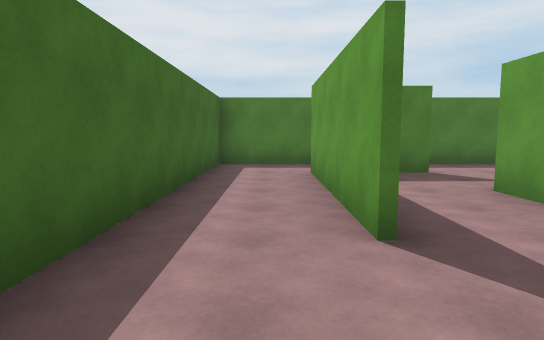
view 1 (above)

24 first-person views from a walk through a 3-D level made in the Unity game engine. The camera is 1.4 m above the floor, tilts 6° down and sees 75° across. The floor is counted in squares, 2 m on a side. Each view is taken from the middle of a square. On the plan, view 1 faces up. The plan holds only what a view shows up to about 11 squares ahead; the rest is blank. The player is left out.

view 2
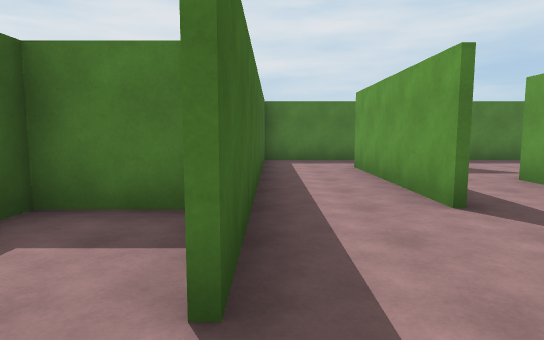

view 3
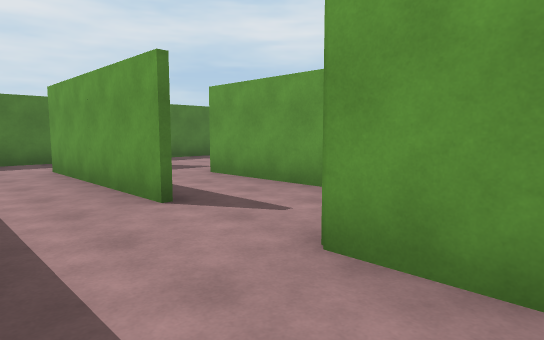

view 4
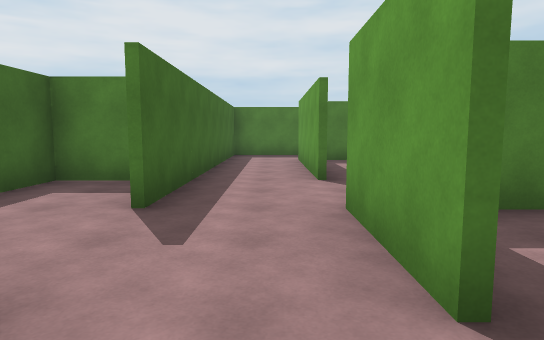

view 5
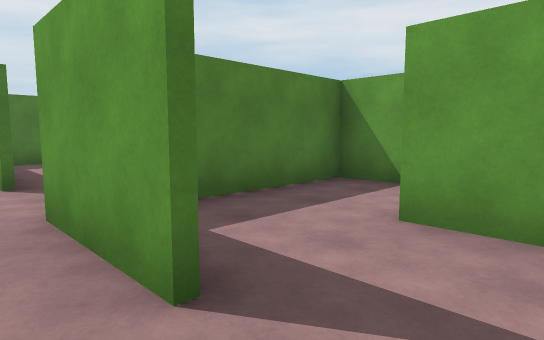

view 6
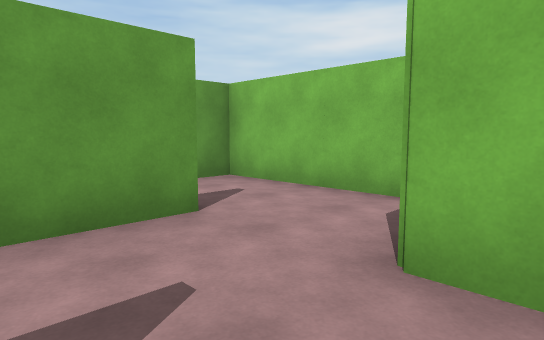

view 7
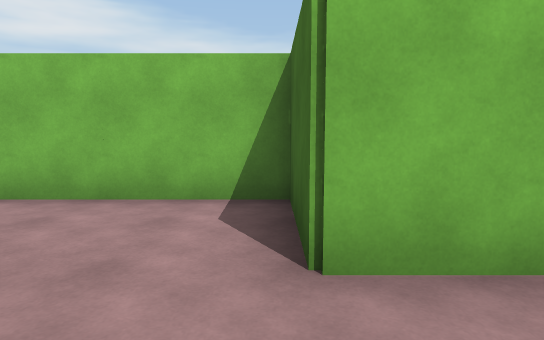

view 8
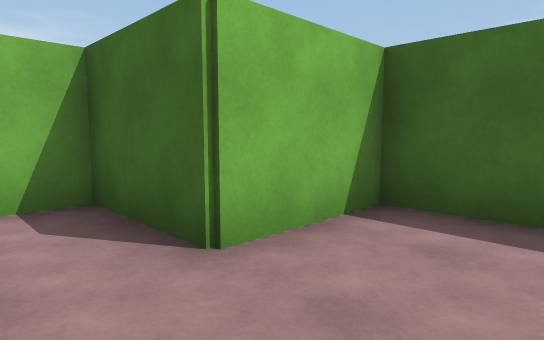

view 9
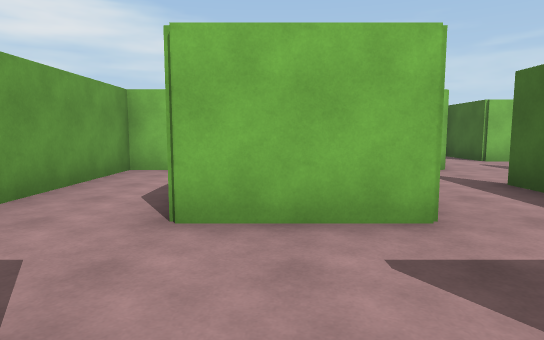

view 10
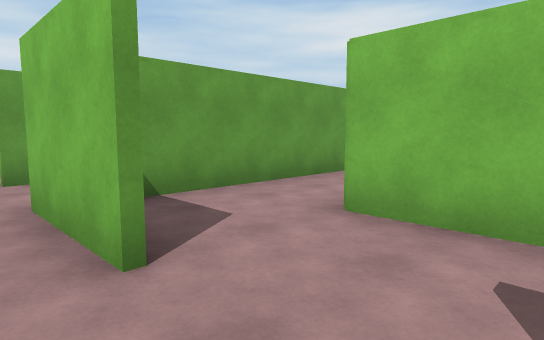

view 11
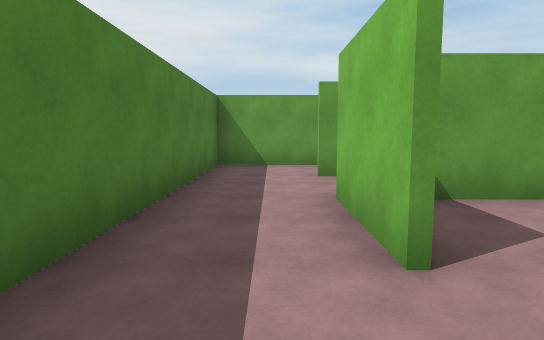

view 12
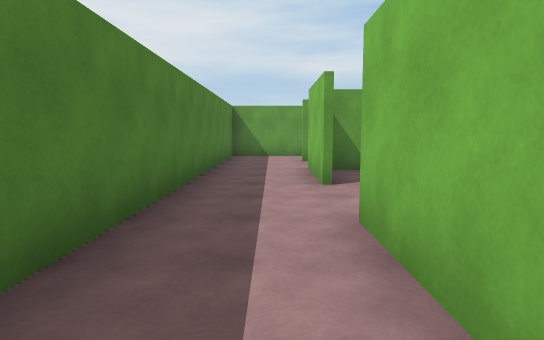

view 13
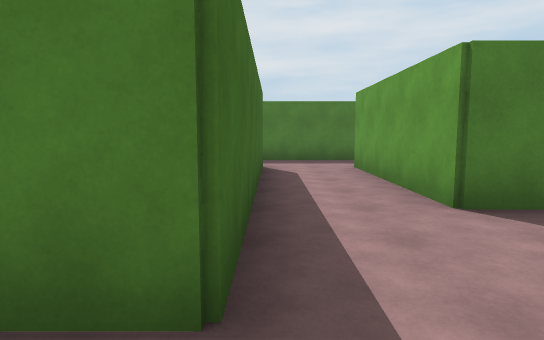

view 14
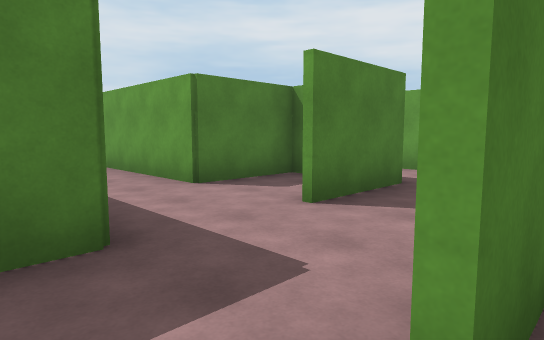

view 15
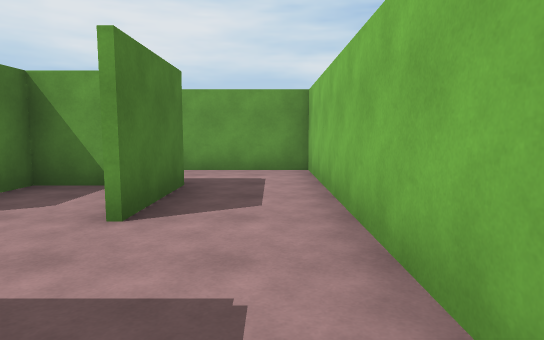

view 16
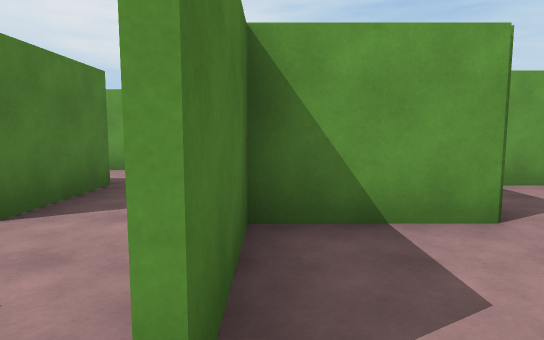

view 17
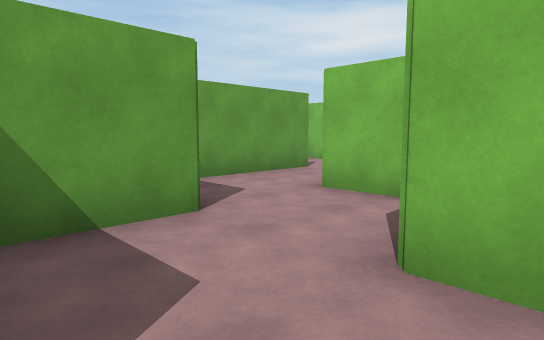

view 18
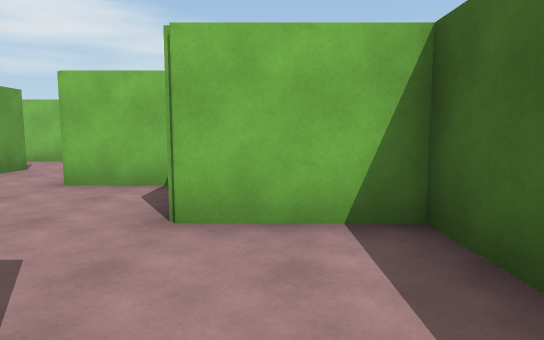

view 19
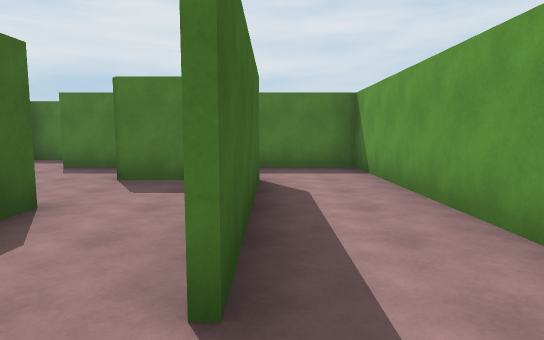

view 20
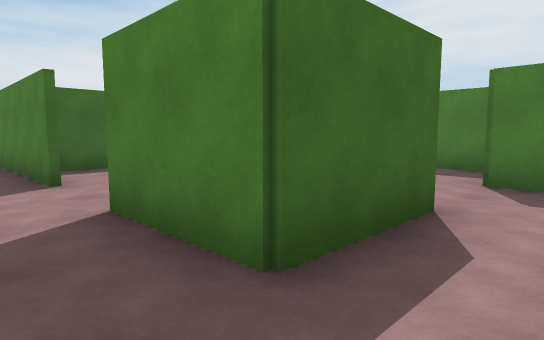

view 21
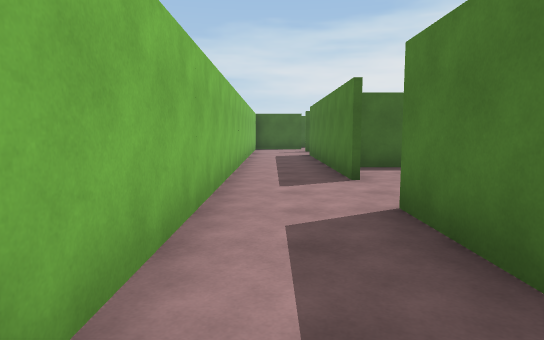

view 22
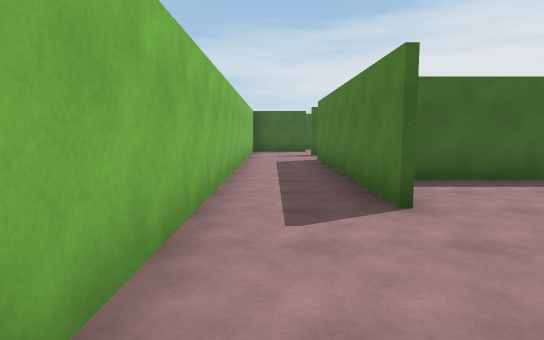

view 23
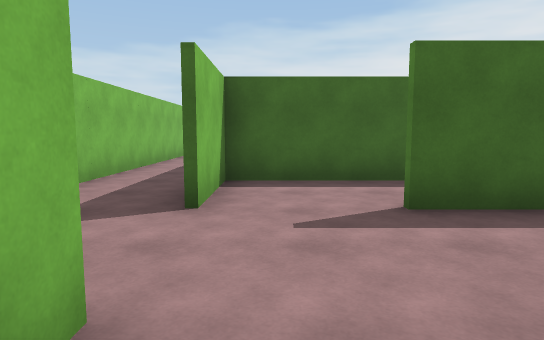

view 24
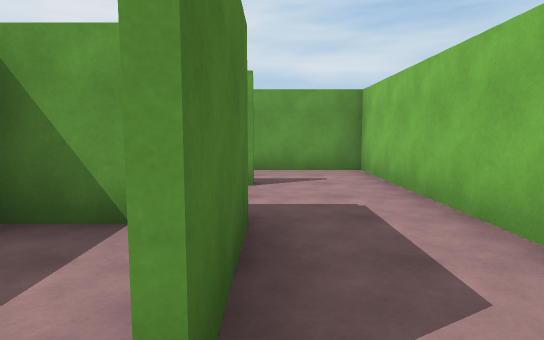

### Floor plan
Points are (right, up) in squares from view 1. A wall is a line through its corners. A room is listed if a view was taken in it or the views show most of it. See-through windows are left out.
Room 1 (views 1, 2, 3, 6, 7, 8, 12)
walls: (0.7, 2.1) (0.7, 6.3) (2.7, 6.3); (-1.8, 2.2) (-3.2, 2.2) (-3.2, -1.7) (-1.2, -1.7); (0.7, -0.5) (0.7, 0.4); (2.5, 8.2) (-1.2, 8.2) (-1.2, 0.2)
ways out: opening at (0, -1) to room 2; opening at (1.5, 7) to room 3; opening at (1, 1.5) to room 12
Room 2 (views 4, 5)
walls: (0.7, -1.9) (0.7, -0.5); (-1.2, -1.7) (-1.2, -3.7) (2.7, -3.7) (2.7, -1.8)
ways out: opening at (0, -1) to room 1; opening at (3, -1) to room 7
Room 3 (views 9, 10, 11)
walls: (4.6, 6.3) (6.7, 6.3); (8.5, 8.2) (2.5, 8.2)
ways out: opening at (1.5, 7) to room 1; opening at (8, 6) to room 10; opening at (3.5, 6) to room 11; opening at (9, 7) to room 17
Room 4 (views 13, 15, 18)
walls: (6.8, 0.2) (5, 0.2)
ways out: opening at (6, -2) to room 5; opening at (7, -1) to room 9
Room 5 (views 14, 16, 17)
walls: (4.8, -2.5) (4.8, -3.7) (6.9, -3.7)
ways out: opening at (6, -2) to room 4; opening at (7, -3) to room 15
Room 6 (views 19, 20, 21, 22, 24)
walls: (4.9, -7.8) (-1.3, -7.8); (8.8, -5.7) (8.8, -7.8) (6.7, -7.8); (10.7, -7.9) (10.7, -5); (-1.5, -9.7) (11.4, -9.7)
ways out: opening at (5.5, -8) to room 7; opening at (11, -8.5) to room 8; opening at (10, -6.5) to room 13; opening at (-1, -9)
Room 7 (view 23)
walls: (4.8, -4.5) (4.8, -5.8); (2.8, -5) (2.8, -7.7) (4.7, -7.7); (6.7, -7.7) (7.2, -7.7); (4.7, -0.9) (4.7, 0.2); (8.7, -7) (8.7, -5.9); (5, 0.2) (2, 0.2)
ways out: opening at (3, -1) to room 2; opening at (5.5, -8) to room 6
Room 8 (no view inside)
walls: (10.8, -3.8) (10.8, -7.8); (12.7, -1.8) (10.7, -1.8); (11.4, -9.7) (12.7, -9.7) (12.7, -2.1)
ways out: opening at (11, -8.5) to room 6
Room 9 (no view inside)
walls: (10.9, 0.2) (8.7, 0.2); (12.7, -2.1) (12.7, 1.1); (6.7, -1.7) (12.6, -1.7)
ways out: opening at (7, -1) to room 4; opening at (8, 0) to room 10
Room 10 (no view inside)
walls: (6.8, 5.9) (6.8, 0.2); (10.7, 1.1) (10.7, 2.2) (8.7, 2.2) (8.7, 6.2)
ways out: opening at (8, 6) to room 3; opening at (8, 0) to room 9
Room 11 (no view inside)
walls: (2.7, 4.3) (4.9, 4.3); (2.9, 6.2) (1.4, 6.2)
ways out: opening at (3.5, 6) to room 3; opening at (2, 3.5) to room 12; opening at (5, 5) to room 16
Room 12 (no view inside)
walls: (0.8, 2.9) (0.8, 2.2); (2.7, 1.8) (2.7, 4.3)
ways out: opening at (1, 1.5) to room 1; opening at (2, 3.5) to room 11
Room 13 (no view inside)
walls: (9.7, -3.8) (8.7, -3.8)
ways out: opening at (10, -6.5) to room 6; opening at (9, -5) to room 14
Room 14 (no view inside)
walls: (7.4, -5.7) (8.8, -5.7)
ways out: opening at (9, -5) to room 13; opening at (8, -4) to room 15
Room 15 (no view inside)
walls: (8.7, -3.8) (8.7, -1.8) (6.7, -1.8)
ways out: opening at (7, -3) to room 5; opening at (8, -4) to room 14
Room 16 (no view inside)
walls: (6.8, 4.4) (6.8, 5.9)
ways out: opening at (5, 5) to room 11; opening at (6, 3.5)
Room 17 (no view inside)
walls: (10.7, 6) (10.7, 8.2) (8.5, 8.2)
ways out: opening at (9, 7) to room 3; opening at (10, 5.5)

Where each view was taken, in squares from view 1:
view 1: 0 up, 0 right, facing up
view 2: 1 down, 1 left, facing up
view 3: 1 down, 1 left, facing up-right
view 4: 3 down, 0 right, facing up
view 5: 3 down, 0 right, facing up-right
view 6: 0 up, 2 left, facing down-right
view 7: 0 up, 1 left, facing down
view 8: 0 up, 0 right, facing down-left
view 9: 7 up, 4 right, facing down
view 10: 7 up, 3 right, facing down-right
view 11: 7 up, 3 right, facing right
view 12: 7 up, 0 right, facing right
view 13: 1 down, 7 right, facing up
view 14: 2 down, 6 right, facing up-right
view 15: 1 down, 6 right, facing right
view 16: 2 down, 6 right, facing right
view 17: 2 down, 6 right, facing down-right
view 18: 1 down, 6 right, facing down
view 19: 9 down, 11 right, facing up
view 20: 9 down, 10 right, facing up-left
view 21: 9 down, 10 right, facing left
view 22: 9 down, 8 right, facing left
view 23: 7 down, 8 right, facing left
view 24: 8 down, 6 right, facing right
